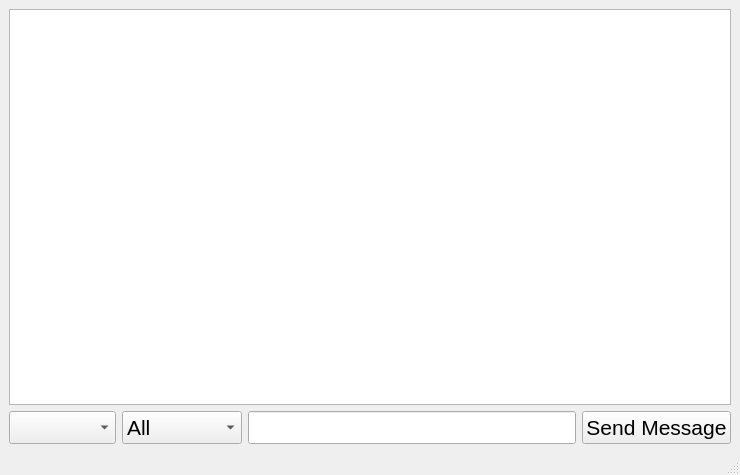
<?xml version="1.0" encoding="UTF-8"?>
<ui version="4.0">
 <class>MainWindow</class>
 <widget class="QMainWindow" name="MainWindow">
  <property name="geometry">
   <rect>
    <x>0</x>
    <y>0</y>
    <width>740</width>
    <height>475</height>
   </rect>
  </property>
  <property name="windowTitle">
   <string>MainWindow</string>
  </property>
  <widget class="QWidget" name="centralwidget">
   <layout class="QGridLayout" name="gridLayout">
    <item row="1" column="0">
     <widget class="QComboBox" name="comboBox_Client_List">
      <property name="font">
       <font>
        <pointsize>16</pointsize>
       </font>
      </property>
     </widget>
    </item>
    <item row="1" column="1">
     <widget class="QComboBox" name="comboBox_Send_Message_Type">
      <property name="font">
       <font>
        <pointsize>16</pointsize>
       </font>
      </property>
      <item>
       <property name="text">
        <string>All</string>
       </property>
      </item>
      <item>
       <property name="text">
        <string>Individual</string>
       </property>
      </item>
     </widget>
    </item>
    <item row="1" column="2">
     <widget class="QLineEdit" name="lineEdit_Send_Message">
      <property name="font">
       <font>
        <pointsize>16</pointsize>
       </font>
      </property>
     </widget>
    </item>
    <item row="1" column="3">
     <widget class="QPushButton" name="pushButton_Send_Message">
      <property name="font">
       <font>
        <pointsize>16</pointsize>
       </font>
      </property>
      <property name="text">
       <string>Send Message</string>
      </property>
     </widget>
    </item>
    <item row="0" column="0" colspan="4">
     <widget class="QTextEdit" name="textEdit_Client_Message"/>
    </item>
   </layout>
  </widget>
  <widget class="QMenuBar" name="menubar">
   <property name="geometry">
    <rect>
     <x>0</x>
     <y>0</y>
     <width>740</width>
     <height>22</height>
    </rect>
   </property>
  </widget>
  <widget class="QStatusBar" name="statusbar"/>
 </widget>
 <resources/>
 <connections/>
</ui>
